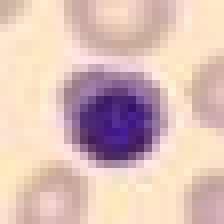
#> input picture tp1/dataset/eritroblasto/img_1013.png, 28 x 28 px (shown 8 times larger); its folder holds only this picture in this run
$ python ejercicio3.py
#> lines starting #> are read from the running program, lines starting #| are printed output that depends on the picture
import os
import numpy as np
from PIL import Image
import matplotlib.pyplot as plt
from sklearn.decomposition import PCA

dataset_path = "dataset"
clases = os.listdir(dataset_path)

X = []
y = []

# cargar 500 imágenes por clase
for idx, clase in enumerate(clases):
    carpeta_clase = os.path.join(dataset_path, clase)
    imagenes = os.listdir(carpeta_clase)

    np.random.shuffle(imagenes)
    imagenes = imagenes[:500]

    for img_name in imagenes:
        img_path = os.path.join(carpeta_clase, img_name)

        img = Image.open(img_path).convert("L")
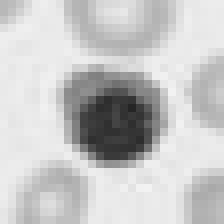
#> img: PIL image 28x28 L (shown 8 times larger); min 37, max 242, mean 198.7
        img_array = np.array(img)

        img_vector = img_array.flatten()
#> img_vector = 784 values, max 242 at index 329, min 37 at index 380, mean 198.7

        X.append(img_vector)
        y.append(idx)
#> pass 2 of the loop `for idx, clase in enumerate(clases):`:
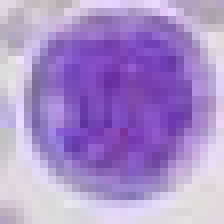
#> input picture tp1/dataset/mieloblasto/img_10018.png, 28 x 28 px (shown 8 times larger)
#> `img = Image.open(img_path).convert("L")`:
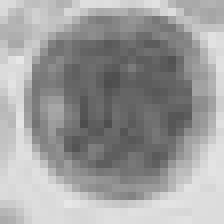
#> img: PIL image 28x28 L (shown 8 times larger); min 77, max 231, mean 157.9
#> img_vector = 784 values, max 231 at index 198, min 77 at index 293, mean 157.9

X = np.array(X)
y = np.array(y)

print("Shape X:", X.shape)
#| Shape X: (2, 784)


# (a) DOS PRIMERAS COMPONENTES DEL VECTOR ORIGINAL

X_trunc = X[:, :2]
#> X_trunc = [[184, 188], [219, 217]]

plt.figure()

for i in range(len(clases)):
    plt.scatter(
        X_trunc[y == i, 0],
        X_trunc[y == i, 1],
        label=clases[i],
        alpha=0.6
    )

plt.title("Vectores originales truncados a 2 componentes")
plt.xlabel("Pixel 1")
plt.ylabel("Pixel 2")
plt.legend()
plt.show()
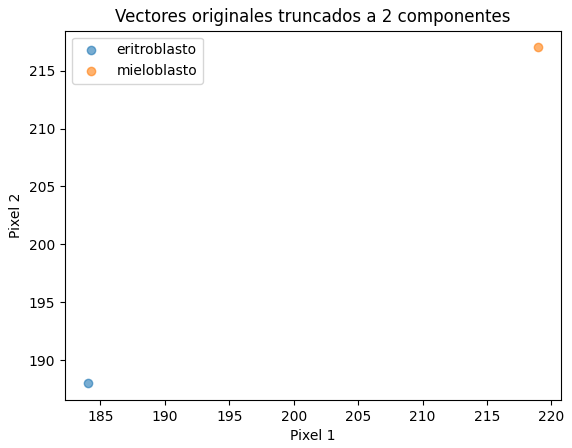
#> figure drawn by matplotlib, 1 panel


# (b) PCA CON K = 2

pca = PCA(n_components=2)
X_pca = pca.fit_transform(X)
#> X_pca = [[922.8, 1.47e-13], [-922.8, 1.47e-13]]

plt.figure()

for i in range(len(clases)):
    plt.scatter(
        X_pca[y == i, 0],
        X_pca[y == i, 1],
        label=clases[i],
        alpha=0.6
    )

plt.title("Datos reducidos con PCA (K = 2)")
plt.xlabel("PC1")
plt.ylabel("PC2")
plt.legend()
plt.show()
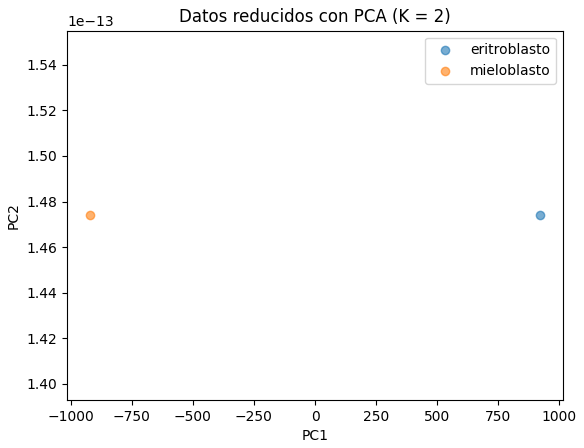
#> figure drawn by matplotlib, 1 panel
